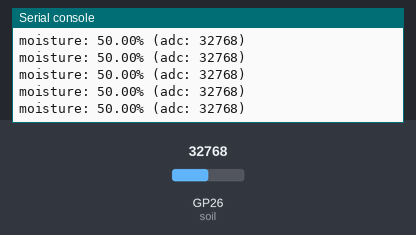
Bench run of a program on a simulated Raspberry Pi Pico running MicroPython. Shown: the last lines printed to the serial console. The test bench sets the inputs (shaded band); at power-on: GP26 (soil) = 32768 (analog values on the 0–65535 scale).

Above: at 1.2 s.
1.3 s: GP26 (soil) set to 45874
At 1.31 s:
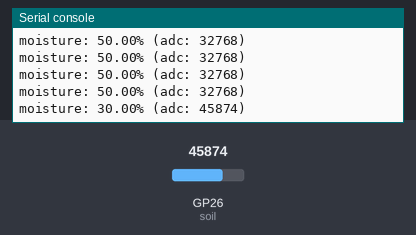
2.8 s: GP26 (soil) set to 57670
At 2.82 s:
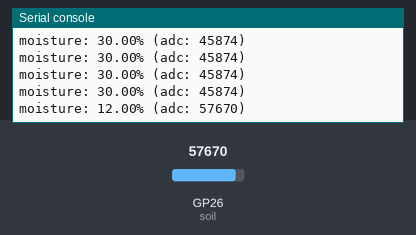
Timing chart, 0 to 5.8 s (numbered marks = the images above; inputs shaded):
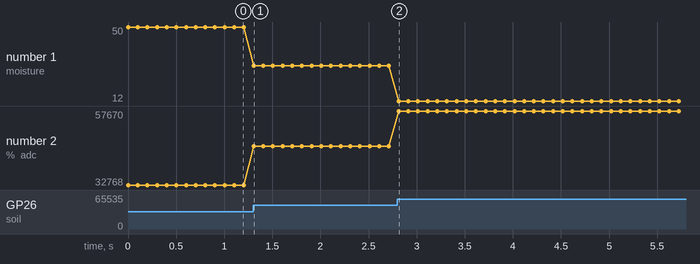

Measured:
- after the input at 1.3 s, the serial console: prints a new line at once (image 1)
- after the input at 2.8 s, the serial console: prints a new line at once (image 2)
- plotted number 1: 50 → 30 after the input at 1.3 s, 30 → 12 after the input at 2.8 s
- plotted number 2: 32768 → 45874 after the input at 1.3 s, 45874 → 57670 after the input at 2.8 s

The program:

moisture.py
```python
# This code was written by Juhyun Kim.

from machine import ADC, Pin
import utime

# use variables instead of numbers:
soil = ADC(Pin(26)) # Connect Soil moisture sensor data to Raspberry pi pico GP26

#Calibraton values
min_moisture=0
max_moisture=65535

readDelay = 0.1 # time between readings

while True:

    moisture = (max_moisture-soil.read_u16())*100/(max_moisture-min_moisture)
    # print values
    print("moisture: " + "%.2f" % moisture +"% (adc: "+str(soil.read_u16())+")")
    utime.sleep(readDelay) # set a delay between readings
```
